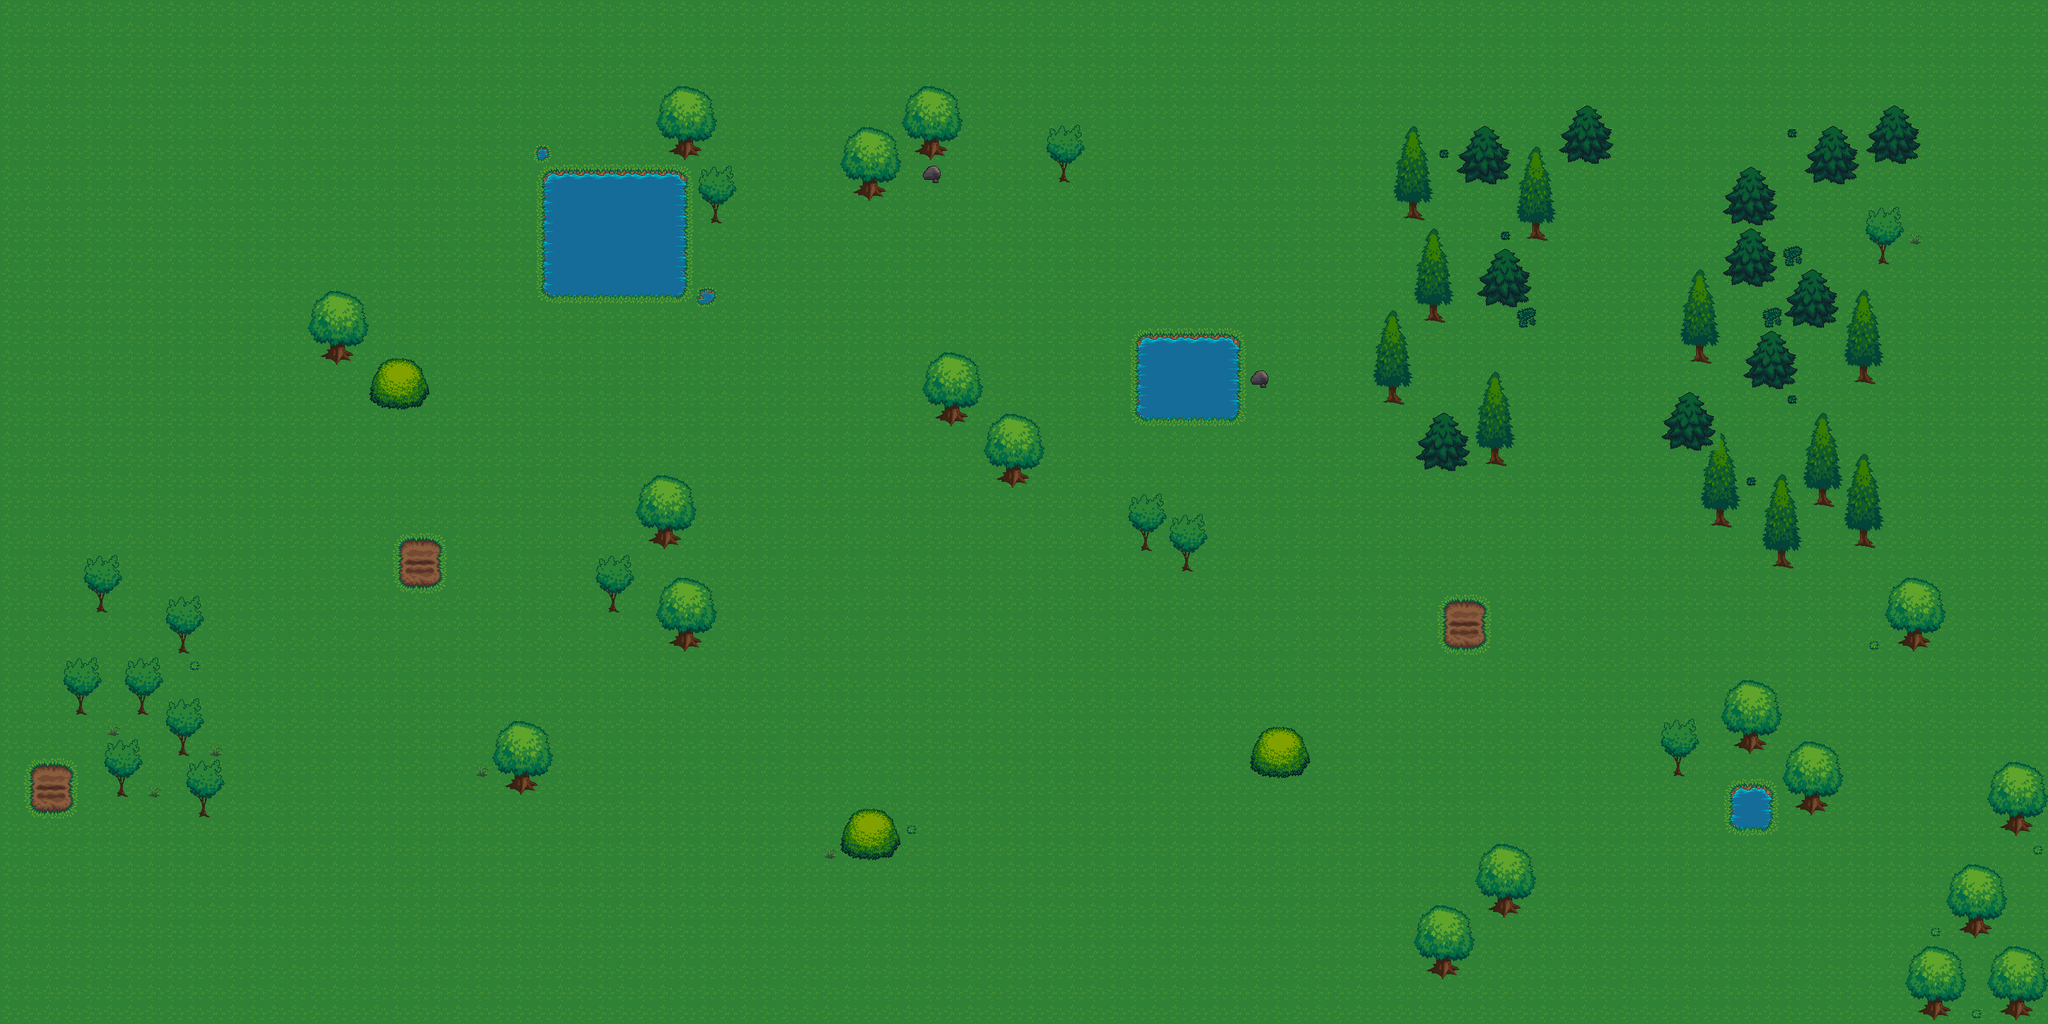

Below is a game level as drawn by its tile map, then a one-line description and the .tmx that defines it (tile-layer data replaced by summaries):
An orthogonal 100x50 tile map with 32x32 px tiles, 2 tile layers (backgroundLayer, blockedLayer).

<map version="1.0" tiledversion="1.0.3" orientation="orthogonal" renderorder="right-down" width="100" height="50" tilewidth="32" tileheight="32" nextobjectid="1">
 <tileset firstgid="1" name="terrain_atlas" tilewidth="32" tileheight="32" tilecount="1024" columns="32">
  <image source="terrain_atlas.png" width="1024" height="1024" />
 </tileset>
 <layer name="backgroundLayer" width="100" height="50">
  <data>[5000 cells, 5000 non-empty, 1 distinct tile ids]</data>
 </layer>
 <layer name="blockedLayer" width="100" height="50">
  <data>[5000 cells, 681 non-empty, 71 distinct tile ids]</data>
 </layer>
</map>
